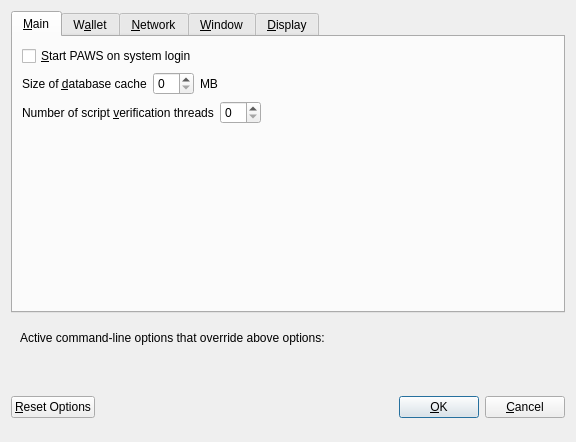
<?xml version="1.0" encoding="UTF-8"?>
<ui version="4.0">
 <class>OptionsDialog</class>
 <widget class="QDialog" name="OptionsDialog">
  <property name="geometry">
   <rect>
    <x>0</x>
    <y>0</y>
    <width>576</width>
    <height>442</height>
   </rect>
  </property>
  <property name="windowTitle">
   <string>Options</string>
  </property>
  <property name="modal">
   <bool>true</bool>
  </property>
  <layout class="QVBoxLayout" name="verticalLayout">
   <item>
    <widget class="QTabWidget" name="tabWidget">
     <property name="currentIndex">
      <number>0</number>
     </property>
     <widget class="QWidget" name="tabMain">
      <attribute name="title">
       <string>&amp;Main</string>
      </attribute>
      <layout class="QVBoxLayout" name="verticalLayout_Main">
       <item>
        <widget class="QCheckBox" name="bitcoinAtStartup">
         <property name="toolTip">
          <string>Automatically start PAWS after logging in to the system.</string>
         </property>
         <property name="text">
          <string>&amp;Start PAWS on system login</string>
         </property>
        </widget>
       </item>
       <item>
        <layout class="QHBoxLayout" name="horizontalLayout_2_Main">
         <item>
          <widget class="QLabel" name="databaseCacheLabel">
           <property name="text">
            <string>Size of &amp;database cache</string>
           </property>
           <property name="textFormat">
            <enum>Qt::PlainText</enum>
           </property>
           <property name="buddy">
            <cstring>databaseCache</cstring>
           </property>
          </widget>
         </item>
         <item>
          <widget class="QSpinBox" name="databaseCache"/>
         </item>
         <item>
          <widget class="QLabel" name="databaseCacheUnitLabel">
           <property name="text">
            <string>MB</string>
           </property>
           <property name="textFormat">
            <enum>Qt::PlainText</enum>
           </property>
          </widget>
         </item>
         <item>
          <spacer name="horizontalSpacer_2_Main">
           <property name="orientation">
            <enum>Qt::Horizontal</enum>
           </property>
           <property name="sizeHint" stdset="0">
            <size>
             <width>40</width>
             <height>20</height>
            </size>
           </property>
          </spacer>
         </item>
        </layout>
       </item>
       <item>
        <layout class="QHBoxLayout" name="horizontalLayout_3_Main">
         <item>
          <widget class="QLabel" name="threadsScriptVerifLabel">
           <property name="text">
            <string>Number of script &amp;verification threads</string>
           </property>
           <property name="textFormat">
            <enum>Qt::PlainText</enum>
           </property>
           <property name="buddy">
            <cstring>threadsScriptVerif</cstring>
           </property>
          </widget>
         </item>
         <item>
          <widget class="QSpinBox" name="threadsScriptVerif">
           <property name="toolTip">
            <string>(0 = auto, &lt;0 = leave that many cores free)</string>
           </property>
          </widget>
         </item>
         <item>
          <spacer name="horizontalSpacer_3_Main">
           <property name="orientation">
            <enum>Qt::Horizontal</enum>
           </property>
           <property name="sizeHint" stdset="0">
            <size>
             <width>40</width>
             <height>20</height>
            </size>
           </property>
          </spacer>
         </item>
        </layout>
       </item>
       <item>
        <spacer name="verticalSpacer_2">
         <property name="orientation">
          <enum>Qt::Vertical</enum>
         </property>
         <property name="sizeHint" stdset="0">
          <size>
           <width>20</width>
           <height>40</height>
          </size>
         </property>
        </spacer>
       </item>
      </layout>
     </widget>
     <widget class="QWidget" name="tabWallet">
      <attribute name="title">
       <string>W&amp;allet</string>
      </attribute>
      <layout class="QVBoxLayout" name="verticalLayout_Wallet">
       <item>
        <layout class="QHBoxLayout" name="horizontalLayout_2_Wallet">
         <item>
          <widget class="QLabel" name="labelStakeSplitThresholdText">
           <property name="text">
            <string>Stake split threshold:</string>
           </property>
          </widget>
         </item>
         <item>
          <widget class="QSpinBox" name="spinBoxStakeSplitThreshold">
           <property name="minimum">
            <number>1</number>
           </property>
           <property name="maximum">
            <number>999999</number>
           </property>
          </widget>
         </item>
        </layout>
       </item>
       <item>
        <widget class="QGroupBox" name="groupBox">
         <property name="title">
          <string>Expert</string>
         </property>
         <layout class="QVBoxLayout" name="verticalLayout_2">
          <item>
           <widget class="QCheckBox" name="coinControlFeatures">
            <property name="toolTip">
             <string>Whether to show coin control features or not.</string>
            </property>
            <property name="text">
             <string>Enable coin &amp;control features</string>
            </property>
           </widget>
          </item>
          <item>
           <widget class="QCheckBox" name="showMasternodesTab">
            <property name="toolTip">
             <string>Show additional tab listing all your masternodes in first sub-tab&lt;br/&gt;and all masternodes on the network in second sub-tab.</string>
            </property>
            <property name="text">
             <string>Show Masternodes Tab</string>
            </property>
           </widget>
          </item>
          <item>
           <widget class="QCheckBox" name="spendZeroConfChange">
            <property name="toolTip">
             <string>If you disable the spending of unconfirmed change, the change from a transaction&lt;br/&gt;cannot be used until that transaction has at least one confirmation.&lt;br/&gt;This also affects how your balance is computed.</string>
            </property>
            <property name="text">
             <string>&amp;Spend unconfirmed change</string>
            </property>
           </widget>
          </item>
         </layout>
        </widget>
       </item>
       <item>
        <spacer name="verticalSpacer_Wallet">
         <property name="orientation">
          <enum>Qt::Vertical</enum>
         </property>
         <property name="sizeHint" stdset="0">
          <size>
           <width>20</width>
           <height>40</height>
          </size>
         </property>
        </spacer>
       </item>
      </layout>
     </widget>
     <widget class="QWidget" name="tabNetwork">
      <attribute name="title">
       <string>&amp;Network</string>
      </attribute>
      <layout class="QVBoxLayout" name="verticalLayout_Network">
       <item>
        <widget class="QCheckBox" name="mapPortUpnp">
         <property name="toolTip">
          <string>Automatically open the PAWS client port on the router. This only works when your router supports UPnP and it is enabled.</string>
         </property>
         <property name="text">
          <string>Map port using &amp;UPnP</string>
         </property>
        </widget>
       </item>
       <item>
        <widget class="QCheckBox" name="allowIncoming">
         <property name="toolTip">
          <string>Accept connections from outside</string>
         </property>
         <property name="text">
          <string>Allow incoming connections</string>
         </property>
        </widget>
       </item>
       <item>
        <widget class="QCheckBox" name="connectSocks">
         <property name="toolTip">
          <string>Connect to the PAWS network through a SOCKS5 proxy.</string>
         </property>
         <property name="text">
          <string>&amp;Connect through SOCKS5 proxy (default proxy):</string>
         </property>
        </widget>
       </item>
       <item>
        <layout class="QHBoxLayout" name="horizontalLayout_1_Network">
         <item>
          <widget class="QLabel" name="proxyIpLabel">
           <property name="text">
            <string>Proxy &amp;IP:</string>
           </property>
           <property name="textFormat">
            <enum>Qt::PlainText</enum>
           </property>
           <property name="buddy">
            <cstring>proxyIp</cstring>
           </property>
          </widget>
         </item>
         <item>
          <widget class="QValidatedLineEdit" name="proxyIp">
           <property name="minimumSize">
            <size>
             <width>140</width>
             <height>0</height>
            </size>
           </property>
           <property name="maximumSize">
            <size>
             <width>140</width>
             <height>16777215</height>
            </size>
           </property>
           <property name="toolTip">
            <string>IP address of the proxy (e.g. IPv4: 127.0.0.1 / IPv6: ::1)</string>
           </property>
          </widget>
         </item>
         <item>
          <widget class="QLabel" name="proxyPortLabel">
           <property name="text">
            <string>&amp;Port:</string>
           </property>
           <property name="textFormat">
            <enum>Qt::PlainText</enum>
           </property>
           <property name="buddy">
            <cstring>proxyPort</cstring>
           </property>
          </widget>
         </item>
         <item>
          <widget class="QLineEdit" name="proxyPort">
           <property name="minimumSize">
            <size>
             <width>55</width>
             <height>0</height>
            </size>
           </property>
           <property name="maximumSize">
            <size>
             <width>55</width>
             <height>16777215</height>
            </size>
           </property>
           <property name="toolTip">
            <string>Port of the proxy (e.g. 9050)</string>
           </property>
          </widget>
         </item>
         <item>
          <spacer name="horizontalSpacer_1_Network">
           <property name="orientation">
            <enum>Qt::Horizontal</enum>
           </property>
           <property name="sizeHint" stdset="0">
            <size>
             <width>40</width>
             <height>20</height>
            </size>
           </property>
          </spacer>
         </item>
        </layout>
       </item>
       <item>
        <spacer name="verticalSpacer_Network">
         <property name="orientation">
          <enum>Qt::Vertical</enum>
         </property>
         <property name="sizeHint" stdset="0">
          <size>
           <width>20</width>
           <height>40</height>
          </size>
         </property>
        </spacer>
       </item>
      </layout>
     </widget>
     <widget class="QWidget" name="tabWindow">
      <attribute name="title">
       <string>&amp;Window</string>
      </attribute>
      <layout class="QVBoxLayout" name="verticalLayout_Window">
       <item>
        <widget class="QCheckBox" name="minimizeToTray">
         <property name="toolTip">
          <string>Show only a tray icon after minimizing the window.</string>
         </property>
         <property name="text">
          <string>&amp;Minimize to the tray instead of the taskbar</string>
         </property>
        </widget>
       </item>
       <item>
        <widget class="QCheckBox" name="minimizeOnClose">
         <property name="toolTip">
          <string>Minimize instead of exit the application when the window is closed. When this option is enabled, the application will be closed only after selecting Quit in the menu.</string>
         </property>
         <property name="text">
          <string>M&amp;inimize on close</string>
         </property>
        </widget>
       </item>
       <item>
        <spacer name="verticalSpacer_Window">
         <property name="orientation">
          <enum>Qt::Vertical</enum>
         </property>
         <property name="sizeHint" stdset="0">
          <size>
           <width>20</width>
           <height>40</height>
          </size>
         </property>
        </spacer>
       </item>
      </layout>
     </widget>
     <widget class="QWidget" name="tabDisplay">
      <attribute name="title">
       <string>&amp;Display</string>
      </attribute>
      <layout class="QVBoxLayout" name="verticalLayout_Display">
       <item>
        <layout class="QHBoxLayout" name="horizontalLayout_1_Display">
         <item>
          <widget class="QLabel" name="langLabel">
           <property name="text">
            <string>User Interface &amp;language:</string>
           </property>
           <property name="textFormat">
            <enum>Qt::PlainText</enum>
           </property>
           <property name="buddy">
            <cstring>lang</cstring>
           </property>
          </widget>
         </item>
         <item>
          <widget class="QValueComboBox" name="lang">
           <property name="toolTip">
            <string>The user interface language can be set here. This setting will take effect after restarting PAWS.</string>
           </property>
          </widget>
         </item>
        </layout>
       </item>
       <item>
        <widget class="QLabel" name="label_3">
         <property name="toolTip">
          <string notr="true"/>
         </property>
         <property name="statusTip">
          <string notr="true"/>
         </property>
         <property name="whatsThis">
          <string notr="true"/>
         </property>
         <property name="accessibleName">
          <string notr="true"/>
         </property>
         <property name="text">
         </property>
         <property name="wordWrap">
          <bool>true</bool>
         </property>
         <property name="openExternalLinks">
          <bool>true</bool>
         </property>
         <property name="textInteractionFlags">
          <set>Qt::TextBrowserInteraction</set>
         </property>
        </widget>
       </item>
       <item>
        <layout class="QHBoxLayout" name="horizontalLayout_4_Display" stretch="0,0">
         <item>
          <widget class="QLabel" name="themeLabel">
           <property name="text">
            <string>User Interface Theme:</string>
           </property>
          </widget>
         </item>
         <item>
          <widget class="QValueComboBox" name="theme"/>
         </item>
        </layout>
       </item>
       <item>
        <widget class="Line" name="line">
         <property name="orientation">
          <enum>Qt::Horizontal</enum>
         </property>
        </widget>
       </item>
       <item>
        <layout class="QHBoxLayout" name="horizontalLayout_2_Display">
         <item>
          <widget class="QLabel" name="unitLabel">
           <property name="text">
            <string>&amp;Unit to show amounts in:</string>
           </property>
           <property name="textFormat">
            <enum>Qt::PlainText</enum>
           </property>
           <property name="buddy">
            <cstring>unit</cstring>
           </property>
          </widget>
         </item>
         <item>
          <widget class="QValueComboBox" name="unit">
           <property name="toolTip">
            <string>Choose the default subdivision unit to show in the interface and when sending coins.</string>
           </property>
          </widget>
         </item>
        </layout>
       </item>
       <item>
        <layout class="QHBoxLayout" name="horizontalLayout_5_Display">
         <item>
          <widget class="QLabel" name="digitsLabel">
           <property name="text">
            <string>Decimal digits</string>
           </property>
          </widget>
         </item>
         <item>
          <widget class="QValueComboBox" name="digits"/>
         </item>
        </layout>
       </item>
       <item>
        <widget class="QCheckBox" name="checkBoxHideZeroBalances">
         <property name="toolTip">
          <string>Hide empty balances</string>
         </property>
         <property name="layoutDirection">
          <enum>Qt::LeftToRight</enum>
         </property>
         <property name="text">
          <string>Hide empty balances</string>
         </property>
        </widget>
       </item>
       <item>
        <layout class="QHBoxLayout" name="horizontalLayout_3_Display">
         <item>
          <widget class="QLabel" name="thirdPartyTxUrlsLabel">
           <property name="toolTip">
            <string>Third party URLs (e.g. a block explorer) that appear in the transactions tab as context menu items. %s in the URL is replaced by transaction hash. Multiple URLs are separated by vertical bar |.</string>
           </property>
           <property name="text">
            <string>Third party transaction URLs</string>
           </property>
           <property name="buddy">
            <cstring>thirdPartyTxUrls</cstring>
           </property>
          </widget>
         </item>
         <item>
          <widget class="QLineEdit" name="thirdPartyTxUrls">
           <property name="toolTip">
            <string>Third party URLs (e.g. a block explorer) that appear in the transactions tab as context menu items. %s in the URL is replaced by transaction hash. Multiple URLs are separated by vertical bar |.</string>
           </property>
          </widget>
         </item>
        </layout>
       </item>
       <item>
        <spacer name="verticalSpacer">
         <property name="orientation">
          <enum>Qt::Vertical</enum>
         </property>
         <property name="sizeHint" stdset="0">
          <size>
           <width>20</width>
           <height>40</height>
          </size>
         </property>
        </spacer>
       </item>
      </layout>
     </widget>
    </widget>
   </item>
   <item>
    <widget class="QFrame" name="frame">
     <layout class="QVBoxLayout" name="verticalLayout_Bottom">
      <item>
       <layout class="QHBoxLayout" name="horizontalLayout_Bottom">
        <item>
         <widget class="QLabel" name="overriddenByCommandLineInfoLabel">
          <property name="text">
           <string>Active command-line options that override above options:</string>
          </property>
          <property name="textFormat">
           <enum>Qt::PlainText</enum>
          </property>
         </widget>
        </item>
        <item>
         <spacer name="horizontalSpacer_Bottom">
          <property name="orientation">
           <enum>Qt::Horizontal</enum>
          </property>
          <property name="sizeHint" stdset="0">
           <size>
            <width>40</width>
            <height>20</height>
           </size>
          </property>
         </spacer>
        </item>
       </layout>
      </item>
      <item>
       <widget class="QLabel" name="overriddenByCommandLineLabel">
        <property name="text">
         <string/>
        </property>
        <property name="textFormat">
         <enum>Qt::PlainText</enum>
        </property>
        <property name="wordWrap">
         <bool>true</bool>
        </property>
       </widget>
      </item>
     </layout>
    </widget>
   </item>
   <item>
    <layout class="QHBoxLayout" name="horizontalLayout_Buttons">
     <item>
      <widget class="QPushButton" name="resetButton">
       <property name="toolTip">
        <string>Reset all client options to default.</string>
       </property>
       <property name="text">
        <string>&amp;Reset Options</string>
       </property>
       <property name="autoDefault">
        <bool>false</bool>
       </property>
      </widget>
     </item>
     <item>
      <spacer name="horizontalSpacer_1">
       <property name="orientation">
        <enum>Qt::Horizontal</enum>
       </property>
       <property name="sizeHint" stdset="0">
        <size>
         <width>40</width>
         <height>48</height>
        </size>
       </property>
      </spacer>
     </item>
     <item>
      <widget class="QLabel" name="statusLabel">
       <property name="minimumSize">
        <size>
         <width>200</width>
         <height>0</height>
        </size>
       </property>
       <property name="font">
        <font>
         <weight>75</weight>
         <bold>true</bold>
        </font>
       </property>
       <property name="text">
        <string/>
       </property>
       <property name="textFormat">
        <enum>Qt::PlainText</enum>
       </property>
       <property name="wordWrap">
        <bool>true</bool>
       </property>
      </widget>
     </item>
     <item>
      <spacer name="horizontalSpacer_2">
       <property name="orientation">
        <enum>Qt::Horizontal</enum>
       </property>
       <property name="sizeHint" stdset="0">
        <size>
         <width>40</width>
         <height>48</height>
        </size>
       </property>
      </spacer>
     </item>
     <item>
      <widget class="QPushButton" name="okButton">
       <property name="text">
        <string>&amp;OK</string>
       </property>
       <property name="autoDefault">
        <bool>false</bool>
       </property>
       <property name="default">
        <bool>true</bool>
       </property>
      </widget>
     </item>
     <item>
      <widget class="QPushButton" name="cancelButton">
       <property name="text">
        <string>&amp;Cancel</string>
       </property>
       <property name="autoDefault">
        <bool>false</bool>
       </property>
      </widget>
     </item>
    </layout>
   </item>
  </layout>
 </widget>
 <customwidgets>
  <customwidget>
   <class>QValidatedLineEdit</class>
   <extends>QLineEdit</extends>
   <header>qvalidatedlineedit.h</header>
  </customwidget>
  <customwidget>
   <class>QValueComboBox</class>
   <extends>QComboBox</extends>
   <header>qvaluecombobox.h</header>
  </customwidget>
 </customwidgets>
 <resources/>
 <connections/>
</ui>
